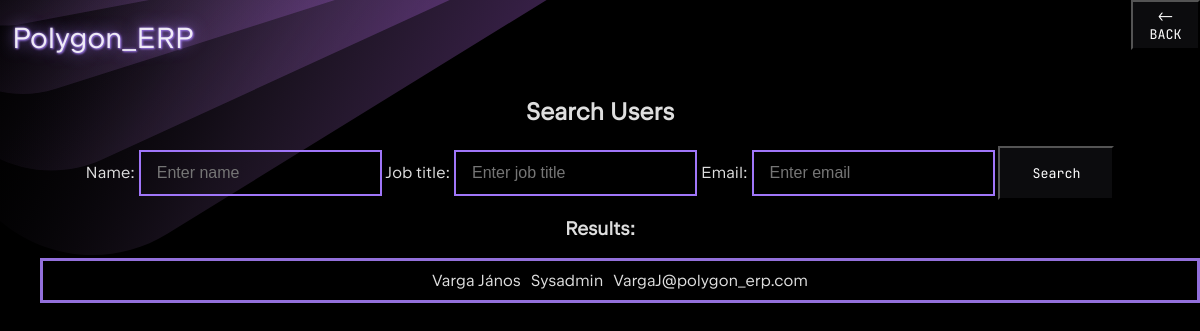
Before: /dashboard/search with the older database file.
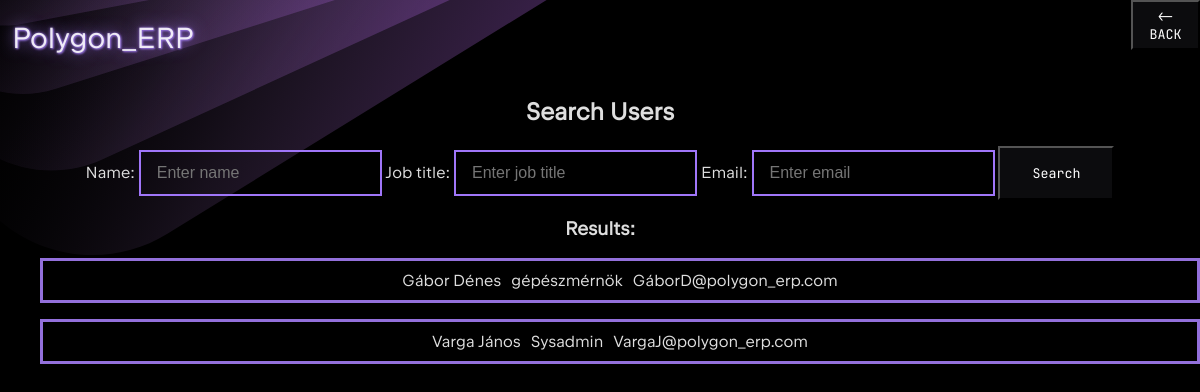
After: the same page with the newer database file.
### polygonerp/models/user.py (models this page shows, shortened)
class User(db.Model):
    id = db.Column(db.Integer, primary_key=True)
    username = db.Column(db.String(80), unique=True, nullable=False)
    password_hash = db.Column(db.String(255), unique = True, nullable=False)
    name = db.Column(db.String(200), nullable=False)
    maiden_name = db.Column(db.String(200), nullable=False)
    mothers_name = db.Column(db.String(200), nullable=False)
    pob = db.Column(db.String(200), nullable=False)
    dob = db.Column(db.String(200), nullable=False)
    address = db.Column(db.String(200), nullable=False)
    tax_num = db.Column(db.String(10), unique=True ,nullable=False)
    taj_number = db.Column(db.String(10), unique=True, nullable=False)
    job_title = db.Column(db.String(200), nullable=False)
    base_pay = db.Column(db.Integer, nullable=False)
    email_address = db.Column(db.String(200), nullable=False)
    is_admin = db.Column(db.Boolean, nullable=False)
    first_login = db.Column(db.Boolean, default=True)

### polygonerp/dashboard_controller.py (the view)
    def search_users(self):
        name_query = request.args.get('name', '').strip()
        email_query = request.args.get('email', '').strip()
        job_title_query = request.args.get('job_title', '').strip()
        filters = []
        if name_query:
            filters.append(User.name.ilike(f"%{name_query}%"))
        if email_query:
            filters.append(User.username.ilike(f"%{email_query}%"))
        if job_title_query:
            filters.append(User.job_title.ilike(f"%{job_title_query}%"))
        users = User.query.filter(*filters).order_by(User.name.asc()).all()  if filters else User.query.order_by(User.name.asc()).all()
        return render_template("dashboard/search_users.html", users=users)

### polygonerp/auth_controller.py (called while the page is built)
        def load_logged_in_user(self):
            user_id = session.get('user_id')
            g.user = User.query.filter_by(id=user_id).first() if user_id else None

### polygonerp/templates/dashboard/search_users.html (shortened to what this page needs)
{% extends "base.html" %}
{% block content %}
<h2>Search Users</h2>
<form method="get">
  <label for="name">Name:</label>
  <input type="text" name="name" id="name" placeholder="Enter name" class="form_inp">
  <label for="job_title">Job title:</label>
  <input type="text" name="job_title" id="job_title" placeholder="Enter job title" class="form_inp">
  <label for="email">Email:</label>
  <input type="text" name="email" id="email" placeholder="Enter email" class="form_inp">
  <input type="submit" value="Search" class="sign_in_button">
</form>
{% if users %}
  <h3>Results:</h3>
  <ul>
    {% for user in users %}
      <li class="debug" >
        <div onclick="location.href='{{ url_for('dashboard.profile_view', user_id=user.id)}}'">{{ user.name}} </div>
        <div onclick="location.href='{{ url_for('dashboard.profile_view', user_id=user.id)}}'">{{ user.job_title}}</div>
        <div onclick="location.href='{{ url_for('dashboard.profile_view', user_id=user.id)}}'">{{ user.email_address}}</div>
      </li>
    {% endfor %}
  </ul>
{% elif request.args %}
  <p>No users found.</p>
{% endif %}
{% endblock %}

### polygonerp/templates/base.html (shortened to what this page needs)
<!doctype html>
<html lang="en">
<head>
</head>
<link rel="stylesheet" href="{{ url_for('static', filename='style.css') }}">
  <div class="dashboard_container" id="dashboard_container">
        <div class="top_row" id="top_row">
            <div class="logo">
                <h1 onclick="location.href='{{ url_for('dashboard.dashboard') }}'">Polygon_ERP</h1>
            </div>
            <button class="back_btn" onclick="history.back()"><- BACK</button>
        </div>
    </div>
{% block content %}
{% endblock %}

### polygonerp/static/style.css (style rules this page uses)
:root { font-family: "JetBrains Sans", Inter, system-ui, Avenir, Helvetica, Arial, sans-serif; font-weight: 300; color: rgba(255, 255, 255, 0.87); background-color: #000000; text-align: center; }
.debug { border-style: solid; border-color: mediumpurple; list-style-type: none; display: flex; padding: 10px; gap: 10px; justify-content: center; }
h1 { font-size: 29px; line-height: 39px; font-weight: 300; }
.sign_in_button { font-family: "JetBrains Mono", Inter, system-ui, sans-serif; background-color: rgba(25, 25, 28, 0.5); cursor: pointer; color: rgba(255, 255, 255, 1); padding: 1rem 2rem ; }
.dashboard_container { display: flex; flex-direction: column; justify-content: center; align-items: center; }
.top_row { display: flex; gap: 30vw; width: 100%; justify-content: flex-start; margin-right: 2vh; margin-left: 2vh; text-shadow: 1px 1px 2px mediumpurple, 0 0 1em mediumpurple, 0 0 0.2em mediumpurple; #border-style: solid; #border-color: red; }
.logo { margin-left: 1%; width: 100%; text-align: left; }
.form_inp { padding: 0.75rem 1rem; font-size: 16px; border: 2px solid #a076f9; background: transparent; color: white; }
.back_btn { font-family: "JetBrains Mono", Inter, system-ui, sans-serif; background-color: rgba(25, 25, 28, 0.5); cursor: pointer; color: rgba(255, 255, 255, 1); height: 50px; width: 100px; }

Changed rows visible on the page:
added User: name "Gábor Dénes", job_title "gépészmérnök", email_address "GáborD@polygon_erp.com"
